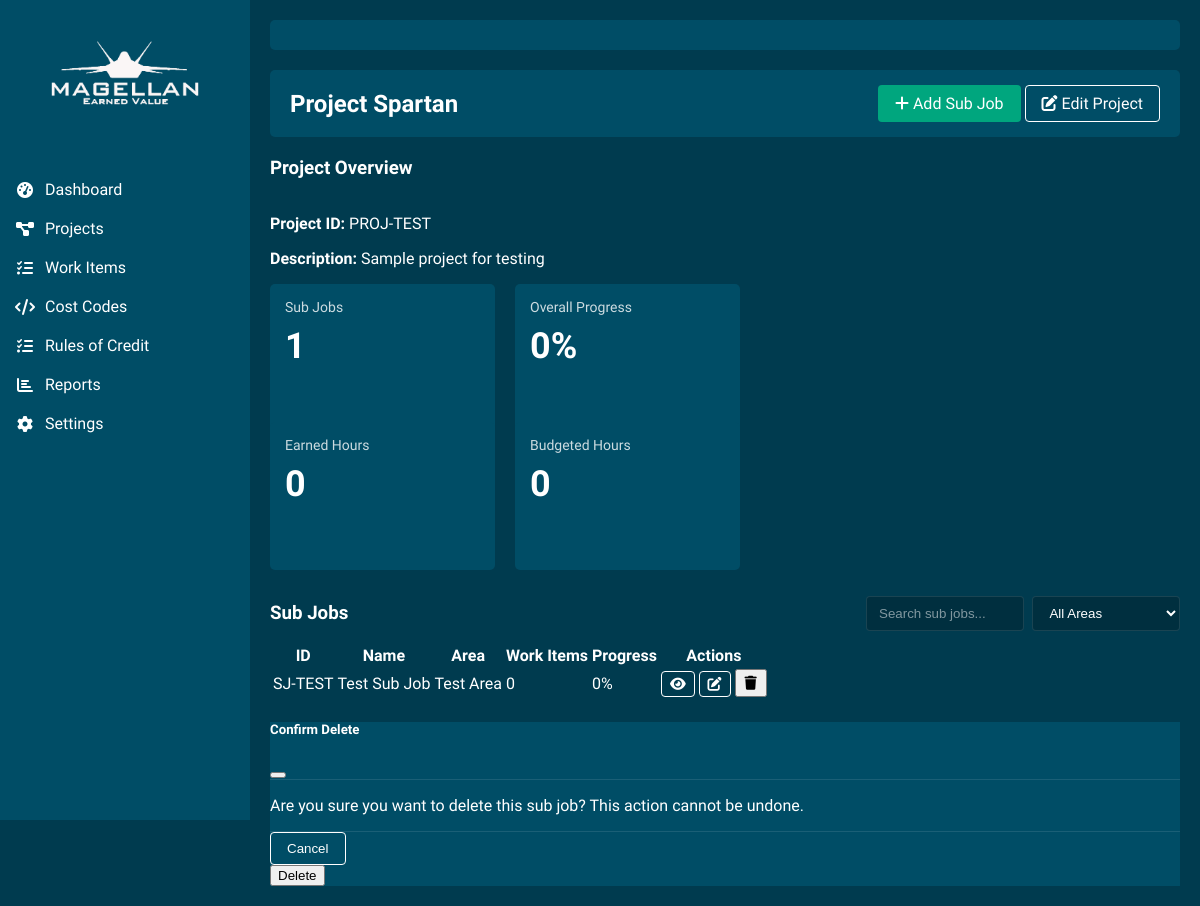
/project/1, run on an earlier commit of the app's database.
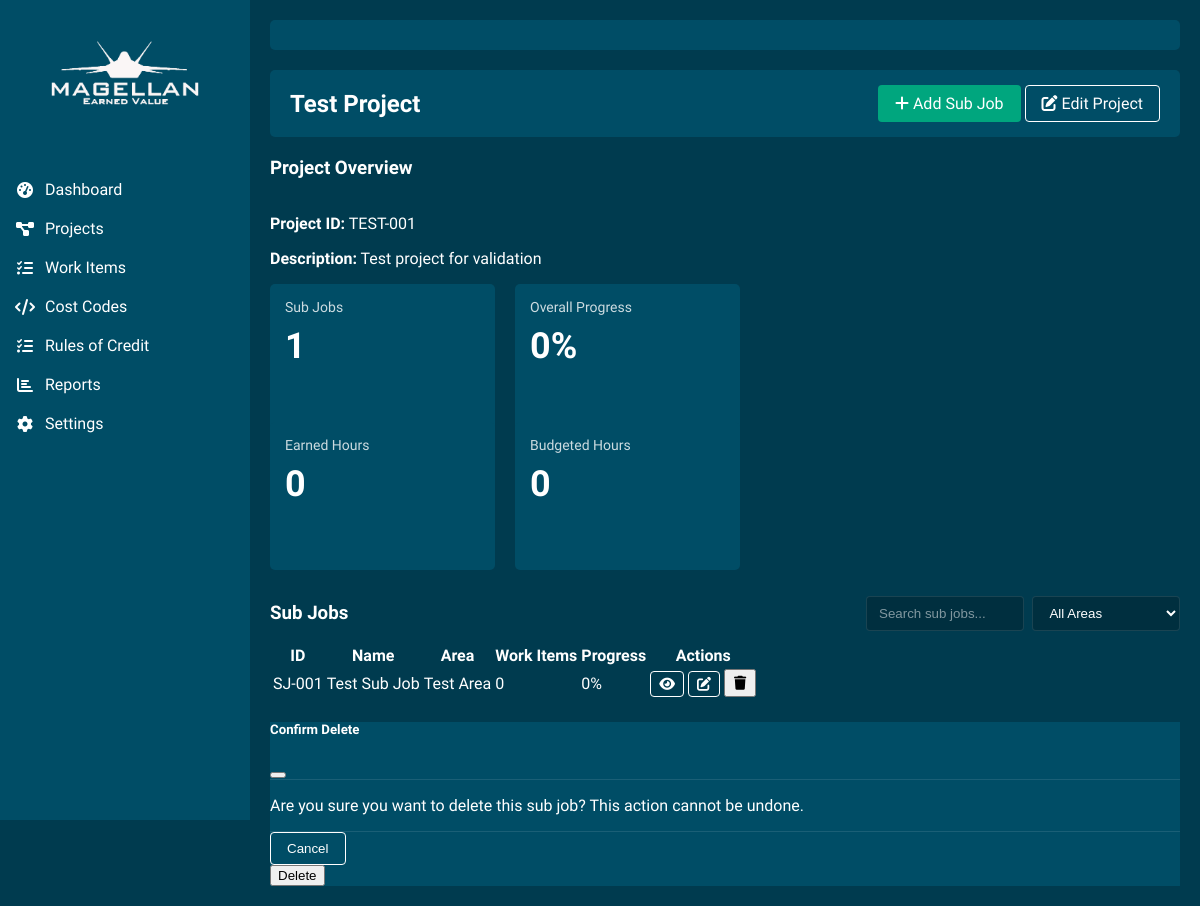
And on a later commit of the database.
### models.py (models this page shows, shortened)
class Project(db.Model):
    __tablename__ = "project"
    id = db.Column(db.Integer, primary_key=True)
    project_id_str = db.Column(db.String(50), unique=True, nullable=False)
    name = db.Column(db.String(200), nullable=False)
    description = db.Column(db.Text)
    sub_jobs = db.relationship("SubJob", backref="project", lazy=True, cascade="all, delete-orphan")
    work_items = db.relationship("WorkItem", backref="project", lazy=True)

class SubJob(db.Model):
    __tablename__ = "sub_job"
    id = db.Column(db.Integer, primary_key=True)
    sub_job_id_str = db.Column(db.String(50), unique=True, nullable=False)
    name = db.Column(db.String(200), nullable=False)
    description = db.Column(db.Text)
    project_id = db.Column(db.Integer, db.ForeignKey("project.id"), nullable=False)
    work_items = db.relationship("WorkItem", backref="sub_job", lazy=True, cascade="all, delete-orphan")
    area = db.Column(db.String(100))

### routes.py (the view)
@main_bp.route('/project/<int:project_id>')
def view_project(project_id):
    try:
        project = Project.query.get_or_404(project_id)
        sub_jobs = SubJob.query.filter_by(project_id=project_id).all()
        total_budgeted_hours = 0
        total_earned_hours = 0
        total_budgeted_quantity = 0
        total_earned_quantity = 0
        work_items = WorkItem.query.filter_by(project_id=project_id).all()
        for item in work_items:
            total_budgeted_hours += item.budgeted_man_hours or 0
            total_earned_hours += item.earned_man_hours or 0
            total_budgeted_quantity += item.budgeted_quantity or 0
            total_earned_quantity += item.earned_quantity or 0
        overall_progress = 0
        if total_budgeted_hours > 0:
            overall_progress = (total_earned_hours / total_budgeted_hours) * 100
        return render_template('view_project.html',
                              project=project,
                              sub_jobs=sub_jobs,
                              total_budgeted_hours=total_budgeted_hours,
                              total_earned_hours=total_earned_hours,
                              total_budgeted_quantity=total_budgeted_quantity,
                              total_earned_quantity=total_earned_quantity,
                              overall_progress=overall_progress)
    except Exception as e:
        flash(f'Error loading project: {str(e)}', 'danger')
        traceback.print_exc()
        return redirect(url_for('main.projects'))

### templates/view_project.html (shortened to what the changed rows need)
{% extends "base.html" %}
{% block content %}
    <div class="navbar">
        <div class="d-flex justify-content-between align-items-center w-100">
            <h2>{{ project.name }}</h2>
            <div>
                <a href="{{ url_for('main.add_sub_job', project_id=project.id) }}" class="btn btn-primary">
                </a>
                <a href="{{ url_for('main.edit_project', project_id=project.id) }}" class="btn btn-outline-light">
                </a>
            </div>
        </div>
    </div>
    <div class="card mb-4">
        <div class="card-body">
            <div class="row mb-3">
                <div class="col-md-6">
                    <p><strong>Project ID:</strong> {{ project.project_id_str }}</p>
                    <p><strong>Description:</strong> {{ project.description }}</p>
                </div>
            </div>
        </div>
    </div>
    <div class="card">
                    {% set areas = [] %}
        <div class="card-body">
            {% if sub_jobs %}
                <div class="table-responsive">
                    <table class="table">
                        <thead>
                            <tr>
                                <th>ID</th>
                                <th>Name</th>
                                <th>Area</th>
                                <th>Work Items</th>
                                <th>Progress</th>
                                <th>Actions</th>
                            </tr>
                        </thead>
                        <tbody>
                            {% for sub_job in sub_jobs %}
                                <tr class="sub-job-row" data-area="{{ sub_job.area }}">
                                    <td>{{ sub_job.sub_job_id_str }}</td>
                                    <td>{{ sub_job.name }}</td>
                                    <td>{{ sub_job.area }}</td>
                                    <td>{{ sub_job.work_items|length }}</td>
                                    <td>
                                        <div class="progress">
                                            <div class="progress-bar bg-success" role="progressbar" style="width: 0%;" aria-valuenow="0" aria-valuemin="0" aria-valuemax="100">0%</div>
                                        </div>
                                    </td>
                                    <td>
                                        <a href="{{ url_for('main.view_sub_job', sub_job_id=sub_job.id) }}" class="btn btn-sm btn-outline-light">
                                            <i class="fas fa-eye"></i>
                                        </a>
                                        <a href="{{ url_for('main.edit_sub_job', sub_job_id=sub_job.id) }}" class="btn btn-sm btn-outline-light">
                                            <i class="fas fa-edit"></i>
                                        </a>
                                        <button class="btn btn-sm btn-danger" onclick="confirmDeleteSubJob('{{ sub_job.id }}')">
                                            <i class="fas fa-trash"></i>
                                        </button>
                                    </td>
                                </tr>
                            {% endfor %}
                        </tbody>
                    </table>
                </div>
            {% endif %}
        </div>
    </div>
{% endblock %}

What changed in the data, as far as the page shows it:
changed Project: name "Project Spartan" → "Test Project"; project_id_str "PROJ-TEST" → "TEST-001"; description "Sample project for testing" → "Test project for validation"
changed SubJob "Test Sub Job": sub_job_id_str "SJ-TEST" → "SJ-001"
